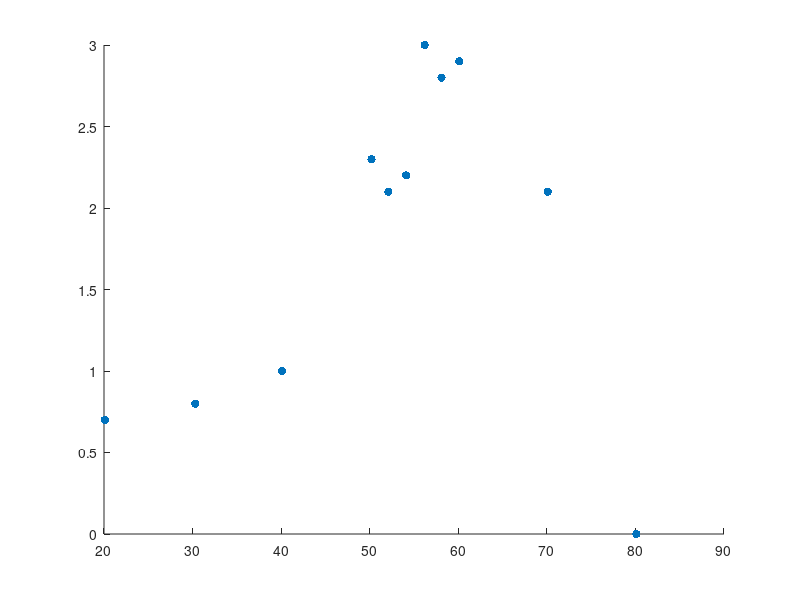

Here is the MATLAB script that generated this plot: (Note: this script raises an error after producing the figure.)
%grafik plot 
sudut_refleksi = [20.1; 30.3; 40.1; 50.2; 52.1; 54.1; 56.2; 58.1; 60.1; 70.1; 80.1];
tegangan = [0.7 0.8 1.0 2.3 2.1 2.2 3.0 2.8 2.9 2.1 0];

figure
scatter(sudut_refleksi,tegangan, 36, 'filled')
hold on
errorbar(sudut_refleksi, tegangan, 0.2, 'LineStyle','none', 'Color','red', 'LineWidth', 1)
xlabel('sudut_refleksi(derajat)')
ylabel('tegangan(mV)')


%perhitungan n1
theta=4/9*pi; %80 derajat=4/9pi
n2=1;
n1=tan(theta)*n2
print
